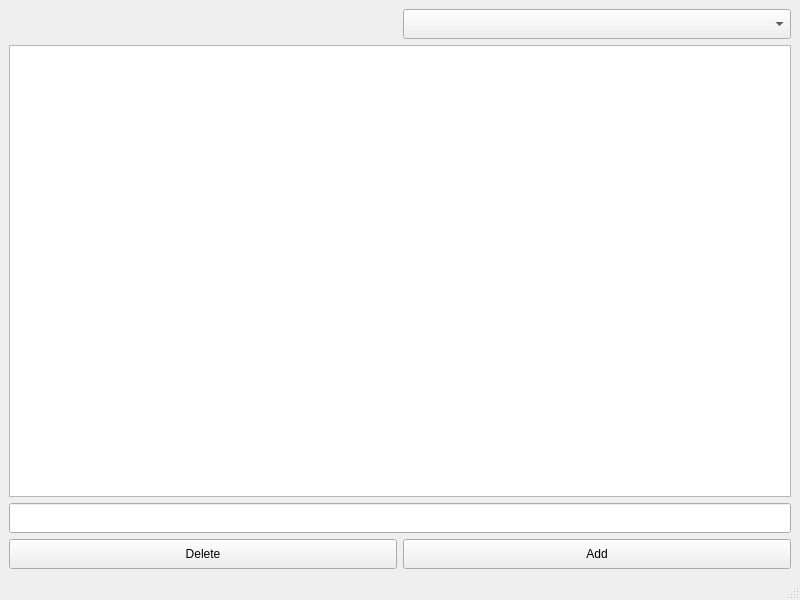
<?xml version="1.0" encoding="UTF-8"?>
<ui version="4.0">
 <class>MainWindow</class>
 <widget class="QMainWindow" name="MainWindow">
  <property name="geometry">
   <rect>
    <x>0</x>
    <y>0</y>
    <width>800</width>
    <height>600</height>
   </rect>
  </property>
  <property name="windowTitle">
   <string>MainWindow</string>
  </property>
  <property name="locale">
   <locale language="English" country="UnitedStates"/>
  </property>
  <widget class="QWidget" name="centralwidget">
   <layout class="QGridLayout" name="gridLayout">
    <item row="0" column="1">
     <widget class="QComboBox" name="comboBox">
      <property name="minimumSize">
       <size>
        <width>0</width>
        <height>30</height>
       </size>
      </property>
     </widget>
    </item>
    <item row="3" column="0">
     <widget class="QPushButton" name="pushButton_2">
      <property name="minimumSize">
       <size>
        <width>0</width>
        <height>30</height>
       </size>
      </property>
      <property name="text">
       <string>Delete</string>
      </property>
     </widget>
    </item>
    <item row="2" column="0" colspan="2">
     <widget class="QLineEdit" name="lineEdit">
      <property name="minimumSize">
       <size>
        <width>0</width>
        <height>30</height>
       </size>
      </property>
     </widget>
    </item>
    <item row="3" column="1">
     <widget class="QPushButton" name="pushButton">
      <property name="minimumSize">
       <size>
        <width>0</width>
        <height>30</height>
       </size>
      </property>
      <property name="text">
       <string>Add</string>
      </property>
     </widget>
    </item>
    <item row="1" column="0" colspan="2">
     <widget class="QListView" name="listView"/>
    </item>
   </layout>
  </widget>
  <widget class="QMenuBar" name="menubar">
   <property name="geometry">
    <rect>
     <x>0</x>
     <y>0</y>
     <width>800</width>
     <height>22</height>
    </rect>
   </property>
  </widget>
  <widget class="QStatusBar" name="statusbar"/>
 </widget>
 <resources/>
 <connections/>
</ui>
